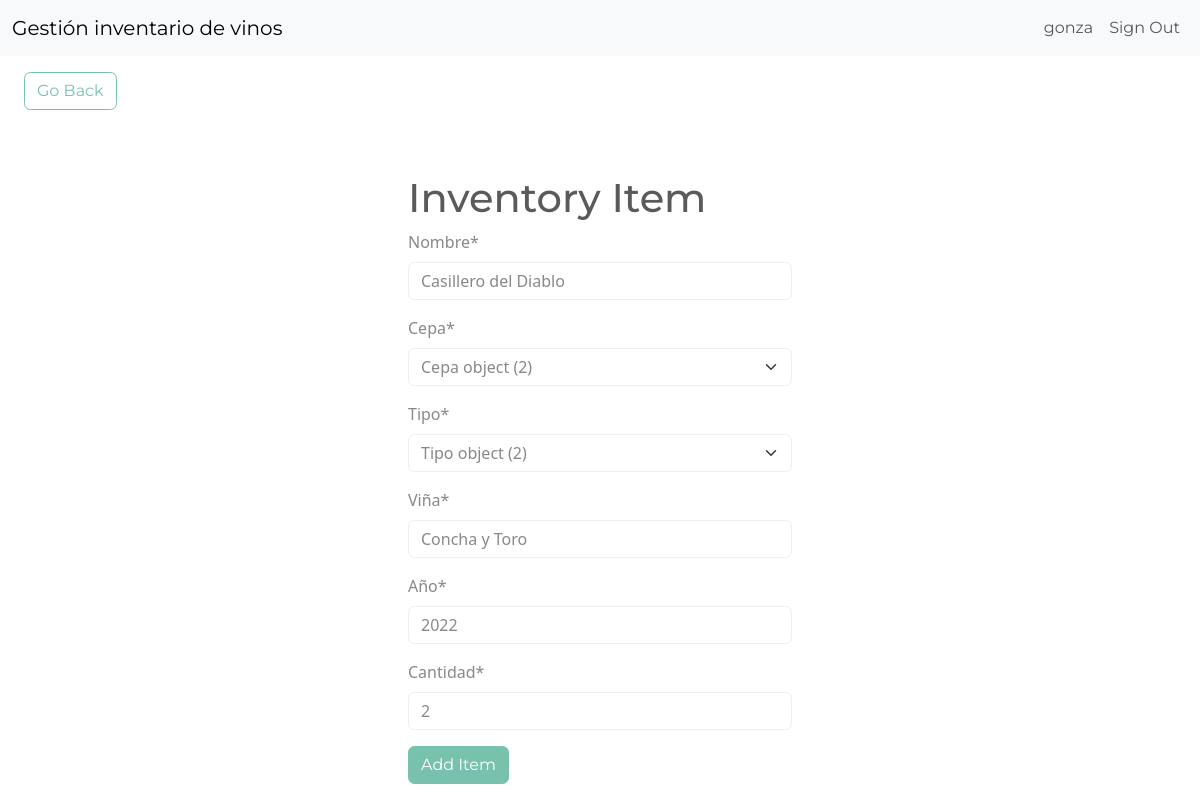
Page /edit-item/2 (signed in) on the committed database.
### inventario_vinos/models.py (models this page shows)
class InventoryItem(models.Model):
	Nombre = models.CharField(max_length=200)
	Cepa = models.ForeignKey('Cepa', on_delete=models.SET_NULL, blank=True, null=True)
	Tipo = models.ForeignKey('Tipo', on_delete=models.SET_NULL, blank=True, null=True)
	Viña = models.CharField(max_length=200)
	Año = models.IntegerField()
	Cantidad = models.IntegerField()
	date_created = models.DateTimeField(auto_now_add=True)
	user = models.ForeignKey(User, on_delete=models.CASCADE)

### inventario_vinos/views.py (the view)
# urls.py: path('edit-item/<int:pk>', EditItem.as_view(), name='edit-item'),
class EditItem(LoginRequiredMixin, UpdateView):
	model = InventoryItem
	form_class = InventoryItemForm
	template_name = 'inventario_vinos/item_form.html'
	success_url = reverse_lazy('dashboard')

### inventario_vinos/forms.py
class InventoryItemForm(forms.ModelForm):
	Cepa = forms.ModelChoiceField(queryset=Cepa.objects.all(), initial=0)
	Tipo = forms.ModelChoiceField(queryset=Tipo.objects.all(), initial=0)
	class Meta:
		model = InventoryItem
		fields = ['Nombre', 'Cepa', 'Tipo', 'Viña', 'Año', 'Cantidad']

### inventario_vinos/templates/inventario_vinos/item_form.html (shortened to what this page needs)
{% extends 'inventario_vinos/base.html' %}
{% load crispy_forms_tags %}
{% block content %}
	<a href="{% url 'dashboard' %}" class="btn btn-outline-primary my-3 mx-4">Go Back</a>
	<div class="row">
		<div class="col-11 col-md-4 mx-auto mt-5">
			<h1>Inventory Item</h1>
			<form method="POST">
				{{ form|crispy }}
				<div class="mt-3">
					<button class="btn btn-primary">Add Item</button>
				</div>
			</form>
		</div>
	</div>
{% endblock content %}

### inventario_vinos/templates/inventario_vinos/navigation.html (shortened to what this page needs)
<nav class="navbar navbar-expand-lg bg-light">
	<div class="container-fluid">
		<a class="navbar-brand" href="{% url 'index' %}">Gestión inventario de vinos</a>
		<div class="collapse navbar-collapse justify-content-end" id="navbarNav">
			<ul class="navbar-nav">
				{% if user.is_authenticated %}
					<li class="nav-item">
						<a class="nav-link" href="#">{{ user.username }}</a>
					</li>
					<li class="nav-item">
						<a class="nav-link" href="{% url 'logout' %}">Sign Out</a>
					</li>
				{% endif %}
			</ul>
		</div>
	</div>
</nav>

### rows in the picture
InventoryItem: Nombre "Casillero del Diablo", Cepa "Cepa object (2)", Tipo "Tipo object (2)", Viña "Concha y Toro", Año "2022", Cantidad "2"

### other values in the picture
{{ user.username }} "gonza"
